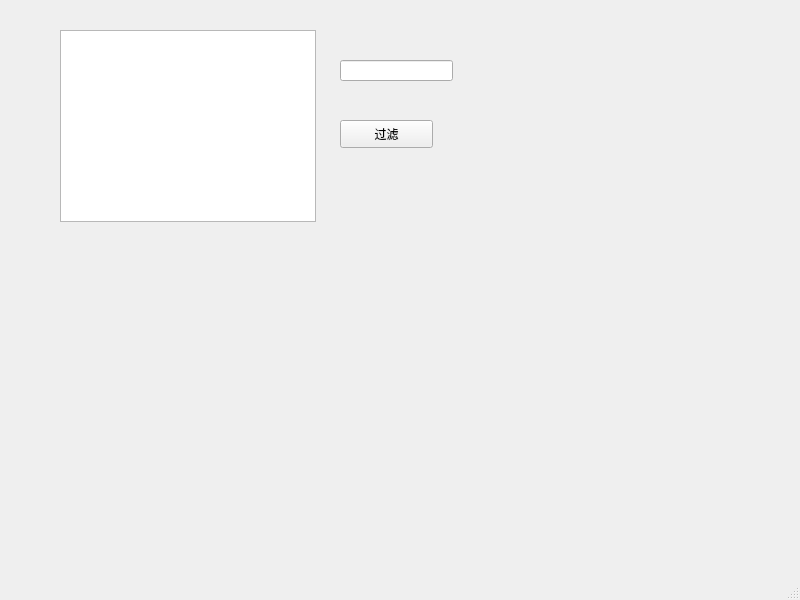
<?xml version="1.0" encoding="UTF-8"?>
<ui version="4.0">
 <class>MainWindow</class>
 <widget class="QMainWindow" name="MainWindow">
  <property name="geometry">
   <rect>
    <x>0</x>
    <y>0</y>
    <width>800</width>
    <height>600</height>
   </rect>
  </property>
  <property name="windowTitle">
   <string>MainWindow</string>
  </property>
  <widget class="QWidget" name="centralwidget">
   <widget class="QLineEdit" name="lineEdit">
    <property name="geometry">
     <rect>
      <x>340</x>
      <y>60</y>
      <width>113</width>
      <height>21</height>
     </rect>
    </property>
   </widget>
   <widget class="QListView" name="listView">
    <property name="geometry">
     <rect>
      <x>60</x>
      <y>30</y>
      <width>256</width>
      <height>192</height>
     </rect>
    </property>
   </widget>
   <widget class="QPushButton" name="pushButton">
    <property name="geometry">
     <rect>
      <x>340</x>
      <y>120</y>
      <width>93</width>
      <height>28</height>
     </rect>
    </property>
    <property name="text">
     <string>过滤</string>
    </property>
   </widget>
  </widget>
  <widget class="QMenuBar" name="menubar">
   <property name="geometry">
    <rect>
     <x>0</x>
     <y>0</y>
     <width>800</width>
     <height>26</height>
    </rect>
   </property>
  </widget>
  <widget class="QStatusBar" name="statusbar"/>
 </widget>
 <resources/>
 <connections/>
</ui>
